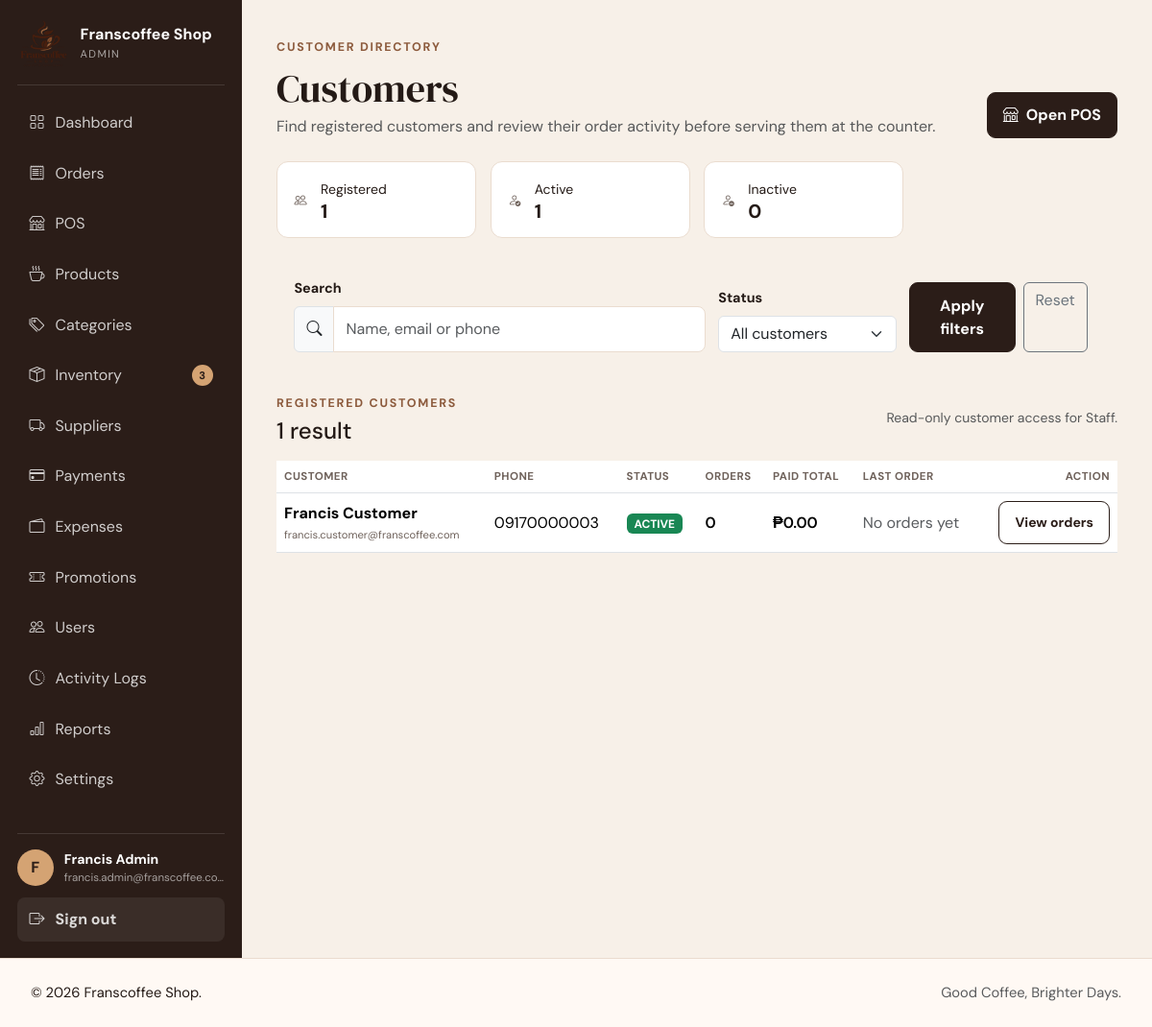
/staff/customers.php (signed in), run on the app's committed database.
### tables this page shows
CREATE TABLE users (
    id BIGINT UNSIGNED AUTO_INCREMENT PRIMARY KEY,
    first_name VARCHAR(80) NOT NULL,
    last_name VARCHAR(80) NOT NULL,
    email VARCHAR(190) NOT NULL UNIQUE,
    phone VARCHAR(30) NULL,
    password_hash VARCHAR(255) NOT NULL,
    role ENUM('ADMIN','STAFF','CUSTOMER') NOT NULL DEFAULT 'CUSTOMER',
    status ENUM('ACTIVE','INACTIVE') NOT NULL DEFAULT 'ACTIVE',
    email_verified_at DATETIME NULL,
    last_login_at DATETIME NULL,
    created_at DATETIME NOT NULL DEFAULT CURRENT_TIMESTAMP,
    updated_at DATETIME NOT NULL DEFAULT CURRENT_TIMESTAMP ON UPDATE CURRENT_TIMESTAMP,
    INDEX idx_users_role_status (role, status)
);

### includes/db.php (called while the page is built, shortened)
<?php
function db(): PDO
{
    static $pdo = null;
    if ($pdo instanceof PDO) {
        return $pdo;
    }
    $config = app_config('database');
    $dsn = sprintf(
        'mysql:host=%s;port=%s;dbname=%s;charset=%s',
        $config['host'],
        $config['port'],
        $config['name'],
        $config['charset']
    );
    $pdo = new PDO($dsn, $config['username'], $config['password'], [
        PDO::ATTR_ERRMODE => PDO::ERRMODE_EXCEPTION,
        PDO::ATTR_DEFAULT_FETCH_MODE => PDO::FETCH_ASSOC,
        PDO::ATTR_EMULATE_PREPARES => false,
    ]);
    return $pdo;
}

### includes/auth.php (called while the page is built, shortened)
<?php
function validate_authenticated_session(): void
{
    $sessionUser = current_user();
    $stmt = db()->prepare('SELECT id, first_name, last_name, email, role, status FROM users WHERE id = :id LIMIT 1');
    $stmt->execute(['id' => (int) $sessionUser['id']]);
}

### includes/bootstrap.php (called while the page is built, shortened)
<?php
$APP_CONFIG = require __DIR__ . '/../config.php';
require_once __DIR__ . '/functions.php';
require_once __DIR__ . '/db.php';
require_once __DIR__ . '/auth.php';
require_once __DIR__ . '/storefront.php';
require_once __DIR__ . '/orders.php';
validate_authenticated_session();

### includes/functions.php (called while the page is built, shortened)
<?php
function app_config(?string $section = null): array
{
    global $APP_CONFIG;
    return $APP_CONFIG[$section] ?? [];
}
function e(?string $value): string
{
    return htmlspecialchars((string) $value, ENT_QUOTES, 'UTF-8');
}
function url(string $path = ''): string
{
    $base = rtrim((string) (app_config('app')['base_url'] ?? ''), '/');
    return $base . '/' . ltrim($path, '/');
}
function asset(string $path): string
{
    return url('assets/' . ltrim($path, '/'));
}
function money(float $amount): string
{
    return '₱' . number_format($amount, 2);
}
function current_user(): ?array
{
    return $_SESSION['user'] ?? null;
}
function role_home(string $role): string
{
    return match ($role) {
        'ADMIN' => 'admin/dashboard.php',
        'STAFF' => 'staff/dashboard.php',
        default => 'customer/dashboard.php',
    };
}
function status_badge_class(string $status): string
{
    return match (strtoupper($status)) {
        'ACTIVE', 'PAID', 'COMPLETED', 'READY' => 'text-bg-success',
        'PENDING', 'UNPAID', 'LOW_STOCK' => 'text-bg-warning',
        'CONFIRMED', 'PREPARING', 'OUT_FOR_DELIVERY' => 'text-bg-info',
        'FAILED', 'CANCELLED', 'INACTIVE' => 'text-bg-danger',
        default => 'text-bg-secondary',
    };
}

### config.php (called while the page is built, shortened)
<?php
return [
    'app' => [
        'name' => 'Franscoffee Shop',
        'tagline' => 'Good Coffee, Brighter Days.',
        'base_url' => 'http://localhost/franscoffee',
        'timezone' => 'Asia/Manila',
        'environment' => 'local',
        'debug' => true,
    ],
    'database' => [
        'host' => '127.0.0.1',
        'port' => '3306',
        'name' => 'franscoffee',
        'username' => 'root',
        'password' => '',
        'charset' => 'utf8mb4',
    ],
    'session' => [
        'name' => 'franscoffee_session',
        'lifetime' => 7200,
    ],
    'auth' => [
        'reset_token_minutes' => 60,
        'max_login_attempts' => 5,
        'login_lock_seconds' => 60,
    ],
];

### includes/storefront.php (called while the page is built, shortened)
<?php
function shop_setting(string $key, string $default = ''): string
{
    static $settings = null;
    if (!is_array($settings)) {
        $settings = [];
        try {
            foreach (db()->query('SELECT setting_key, setting_value FROM settings')->fetchAll() as $row) {
                $settings[(string) $row['setting_key']] = (string) ($row['setting_value'] ?? '');
            }
        } catch (Throwable $e) {
            $settings = [];
        }
    }
    return array_key_exists($key, $settings) ? $settings[$key] : $default;
}
function shop_logo_url(): string
{
    $path = trim(shop_setting('logo_path', ''));
    if ($path === '') return asset('images/logo/logo.png');
    return asset(ltrim($path, '/'));
}

### includes/orders.php (called while the page is built, shortened)
<?php
function ops_customers(array $filters = []): array
{
    $where = ["u.role = 'CUSTOMER'"];
    $params = [];
    $q = trim((string) ($filters['q'] ?? ''));
    $status = strtoupper(trim((string) ($filters['status'] ?? 'ALL')));
    $sql = "SELECT u.id,u.first_name,u.last_name,u.email,u.phone,u.status,u.created_at,u.last_login_at,
        COUNT(DISTINCT o.id) AS order_count,
        MAX(o.placed_at) AS last_order_at,
        COALESCE(SUM(CASE WHEN p.status='PAID' THEN p.amount ELSE 0 END),0) AS paid_total
        FROM users u
        LEFT JOIN orders o ON o.user_id=u.id
        LEFT JOIN payments p ON p.order_id=o.id
        WHERE " . implode(' AND ', $where) . "
        GROUP BY u.id,u.first_name,u.last_name,u.email,u.phone,u.status,u.created_at,u.last_login_at
        ORDER BY u.created_at DESC,u.id DESC LIMIT 250";
    $stmt = db()->prepare($sql);
    $stmt->execute($params);
    return $stmt->fetchAll();
}
function ops_customer_counts(): array
{
    $row = db()->query("SELECT COUNT(*) total, COALESCE(SUM(status='ACTIVE'),0) active, COALESCE(SUM(status='INACTIVE'),0) inactive FROM users WHERE role='CUSTOMER'")->fetch() ?: [];
    return [
        'total' => (int) ($row['total'] ?? 0),
        'active' => (int) ($row['active'] ?? 0),
        'inactive' => (int) ($row['inactive'] ?? 0),
    ];
}

### staff/customers.php (the view, shortened to what this page needs)
<?php
require_once __DIR__ . '/../includes/bootstrap.php';
$q = trim((string) ($_GET['q'] ?? ''));
$status = strtoupper(trim((string) ($_GET['status'] ?? 'ALL')));
$counts = ops_customer_counts();
$customers = ops_customers(['q' => $q, 'status' => $status]);
require __DIR__ . '/../includes/header.php';
?>
<div class="portal-shell">
<?php require __DIR__ . '/../includes/sidebar.php'; ?>
<main class="portal-main">
<header class="portal-page-header">
    <div><span class="eyebrow">CUSTOMER DIRECTORY</span><h1 class="mt-2 mb-1">Customers</h1><p class="text-muted mb-0">Find registered customers and review their order activity before serving them at the counter.</p></div>
    <a class="btn btn-coffee" href="<?= url('staff/pos.php') ?>"><i class="bi bi-shop me-2"></i>Open POS</a>
</header>
<div class="customer-metric-grid mb-4">
    <div class="customer-metric"><span class="customer-metric-icon"><i class="bi bi-people"></i></span><div><small>Registered</small><strong><?= (int)$counts['total'] ?></strong></div></div>
    <div class="customer-metric"><span class="customer-metric-icon"><i class="bi bi-person-check"></i></span><div><small>Active</small><strong><?= (int)$counts['active'] ?></strong></div></div>
    <div class="customer-metric"><span class="customer-metric-icon"><i class="bi bi-person-dash"></i></span><div><small>Inactive</small><strong><?= (int)$counts['inactive'] ?></strong></div></div>
</div>
<section class="portal-card order-filter-card">
<form method="get" class="order-filter-grid">
    <div><label class="form-label" for="customerSearch">Search</label><div class="input-group"><span class="input-group-text"><i class="bi bi-search"></i></span><input class="form-control" id="customerSearch" name="q" value="<?= e($q) ?>" placeholder="Name, email or phone"></div></div>
    <div><label class="form-label" for="customerStatus">Status</label><select class="form-select" id="customerStatus" name="status"><option value="ALL">All customers</option></select></div>
    <div class="order-filter-actions"><button class="btn btn-coffee" type="submit">Apply filters</button><a class="btn btn-outline-secondary" href="<?= url('staff/customers.php') ?>">Reset</a></div>
</form>
</section>
<section class="portal-card mt-4">
<div class="d-flex justify-content-between align-items-center gap-3 mb-3 flex-wrap"><div><span class="eyebrow">REGISTERED CUSTOMERS</span><h2 class="h4 mt-1 mb-0"><?= count($customers) ?> result<?= count($customers)===1?'':'s' ?></h2></div><small class="text-muted">Read-only customer access for Staff.</small></div>
<?php if (!$customers): ?>
<div class="empty-state compact"><i class="bi bi-people"></i><h3>No matching customers</h3><p>Try another name, email, phone number, or account status.</p></div>
<?php else: ?>
<div class="table-responsive"><table class="table align-middle order-ops-table mb-0"><thead><tr><th>Customer</th><th>Phone</th><th>Status</th><th>Orders</th><th>Paid total</th><th>Last order</th><th class="text-end">Action</th></tr></thead><tbody>
<?php foreach ($customers as $customer): ?>
<tr>
<td><strong><?= e(trim((string)$customer['first_name'].' '.(string)$customer['last_name']) ?: 'Customer') ?></strong><small><?= e((string)$customer['email']) ?></small></td>
<td><?= e((string)($customer['phone'] ?: '—')) ?></td>
<td><span class="badge <?= e(status_badge_class((string)$customer['status'])) ?>"><?= e((string)$customer['status']) ?></span></td>
<td class="fw-semibold"><?= (int)$customer['order_count'] ?></td>
<td class="fw-semibold"><?= money((float)$customer['paid_total']) ?></td>
<td><?php if (!empty($customer['last_order_at'])): ?><span><?= e(date('M j, Y', strtotime((string)$customer['last_order_at']))) ?></span><small><?= e(date('g:i A', strtotime((string)$customer['last_order_at']))) ?></small><?php else: ?><span class="text-muted">No orders yet</span><?php endif; ?></td>
<td class="text-end"><a class="btn btn-sm btn-outline-coffee" href="<?= url('staff/orders.php?q='.rawurlencode((string)$customer['email'])) ?>">View orders</a></td>
</tr>
<?php endforeach; ?>
</tbody></table></div>
<?php endif; ?>
</section>
</main></div>
<?php require __DIR__ . '/../includes/footer.php'; ?>

### includes/sidebar.php (shortened to what this page needs)
<?php
$role = user_role() ?? 'GUEST';
$user = current_user();
$currentScript = str_replace('\\', '/', (string)($_SERVER['PHP_SELF'] ?? ''));
$unreadNotifications = ($role === 'CUSTOMER' && function_exists('customer_unread_notification_count')) ? customer_unread_notification_count((int)($user['id'] ?? 0)) : 0;
$sidebarProfile = ($role === 'CUSTOMER' && function_exists('customer_profile')) ? customer_profile((int)($user['id'] ?? 0)) : null;
$lowStockCount = ($role === 'ADMIN' && function_exists('admin_inventory_metrics')) ? (int)admin_inventory_metrics()['low'] : 0;
$items = match ($role) {
    'ADMIN' => [
        ['Dashboard', 'bi-grid', 'admin/dashboard.php', 0],
        ['Orders', 'bi-receipt', 'staff/orders.php', 0],
        ['POS', 'bi-shop', 'staff/pos.php', 0],
        ['Products', 'bi-cup-hot', 'admin/products.php', 0],
        ['Categories', 'bi-tags', 'admin/categories.php', 0],
        ['Inventory', 'bi-box-seam', 'admin/inventory.php', $lowStockCount],
        ['Suppliers', 'bi-truck', 'admin/suppliers.php', 0],
        ['Payments', 'bi-credit-card', 'admin/payments.php', 0],
        ['Expenses', 'bi-wallet2', 'admin/expenses.php', 0],
        ['Promotions', 'bi-ticket-perforated', 'admin/promotions.php', 0],
        ['Users', 'bi-people', 'admin/users.php', 0],
        ['Activity Logs', 'bi-clock-history', 'admin/activity-logs.php', 0],
        ['Reports', 'bi-bar-chart', 'admin/reports.php', 0],
        ['Settings', 'bi-gear', 'admin/settings.php', 0],
    ],
    'STAFF' => [
        ['Dashboard', 'bi-grid', 'staff/dashboard.php', 0],
        ['POS', 'bi-shop', 'staff/pos.php', 0],
        ['Orders', 'bi-receipt', 'staff/orders.php', 0],
        ['Customers', 'bi-people', 'staff/customers.php', 0],
    ],
    default => [
        ['Dashboard', 'bi-house', 'customer/dashboard.php', 0],
        ['My Orders', 'bi-receipt', 'customer/orders.php', 0],
        ['Notifications', 'bi-bell', 'customer/notifications.php', $unreadNotifications],
        ['Favorites', 'bi-heart', 'customer/favorites.php', 0],
        ['Cart', 'bi-bag', 'cart.php', 0],
        ['Addresses', 'bi-geo-alt', 'customer/addresses.php', 0],
        ['Profile', 'bi-person', 'customer/profile.php', 0],
    ],
};
$isSidebarActive = static function (string $path) use ($currentScript): bool {
    $active = str_ends_with($currentScript, '/' . $path);
    if ($path === 'customer/orders.php' && str_ends_with($currentScript, '/customer/order-details.php')) $active = true;
    if ($path === 'staff/orders.php' && str_ends_with($currentScript, '/staff/order-details.php')) $active = true;
    if ($path === 'admin/products.php' && str_ends_with($currentScript, '/admin/product-form.php')) $active = true;
    if ($path === 'admin/inventory.php' && (str_ends_with($currentScript, '/admin/inventory-form.php') || str_ends_with($currentScript, '/admin/inventory-transactions.php'))) $active = true;
    if ($path === 'admin/suppliers.php' && str_ends_with($currentScript, '/admin/supplier-form.php')) $active = true;
    if ($path === 'admin/expenses.php' && str_ends_with($currentScript, '/admin/expense-form.php')) $active = true;
    if ($path === 'admin/promotions.php' && str_ends_with($currentScript, '/admin/promotion-form.php')) $active = true;
    if ($path === 'admin/users.php' && str_ends_with($currentScript, '/admin/user-form.php')) $active = true;
    return $active;
};
$sidebarAvatar = !empty($sidebarProfile['avatar_path']) ? url((string)$sidebarProfile['avatar_path']) : null;
$sidebarName = trim((string)($user['first_name'] ?? '') . ' ' . (string)($user['last_name'] ?? ''));
?>
<aside class="fc-sidebar d-none d-lg-flex">
    <div>
        <a class="sidebar-brand text-decoration-none text-white" href="<?= url(role_home((string)$role)) ?>">
            <img src="<?= e(shop_logo_url()) ?>" alt="<?= e(shop_setting('shop_name','Franscoffee Shop')) ?> logo">
            <div><strong><?= e(shop_setting('shop_name','Franscoffee Shop')) ?></strong><small><?= e($role) ?></small></div>
        </a>
        <nav class="sidebar-nav" aria-label="Portal navigation">
            <?php foreach ($items as [$label, $icon, $path, $count]): $active = $isSidebarActive($path); ?>
                <a class="sidebar-link <?= $active ? 'active' : '' ?>" href="<?= url($path) ?>" <?= $active ? 'aria-current="page"' : '' ?>>
                    <i class="bi <?= e($icon) ?>"></i><span><?= e($label) ?></span><?php if ((int)$count > 0): ?><em class="sidebar-count"><?= (int)$count > 99 ? '99+' : (int)$count ?></em><?php endif; ?>
                </a>
            <?php endforeach; ?>
        </nav>
    </div>
    <div class="sidebar-account">
        <div class="sidebar-user">
            <?php if ($sidebarAvatar): ?><img class="sidebar-avatar sidebar-avatar-image" src="<?= e($sidebarAvatar) ?>" alt="<?= e(($user['first_name'] ?? 'Customer') . ' profile photo') ?>"><?php else: ?><span class="sidebar-avatar"><?= e(strtoupper(substr((string) ($user['first_name'] ?? 'F'), 0, 1))) ?></span><?php endif; ?>
            <div><strong><?= e($sidebarName) ?></strong><small><?= e($user['email'] ?? '') ?></small></div>
        </div>
        <form method="post" action="<?= url('logout.php') ?>">
            <button class="sidebar-logout" type="submit"><i class="bi bi-box-arrow-right"></i><span>Sign out</span></button>
        </form>
    </div>
</aside>

### data on the page
users: role "ADMIN", first_name "F", sidebarName "Francis Admin", email "francis.admin@franscoffee.co…"
users: first_name+last_name "Francis Customer", email "francis.customer@franscoffee.com", phone "09170000003", status "ACTIVE", order_count "0", paid_total "₱0.00"

### other printed values
shop_setting('shop_name','Franscoffee Shop') "Franscoffee Shop"
$label "Dashboard"
$label "Orders"
$label "POS"
$label "Products"
$label "Categories"
$label "Inventory"
$count "3"
$label "Suppliers"
$label "Payments"
$label "Expenses"
$label "Promotions"
$label "Users"
$label "Activity Logs"
$label "Reports"
